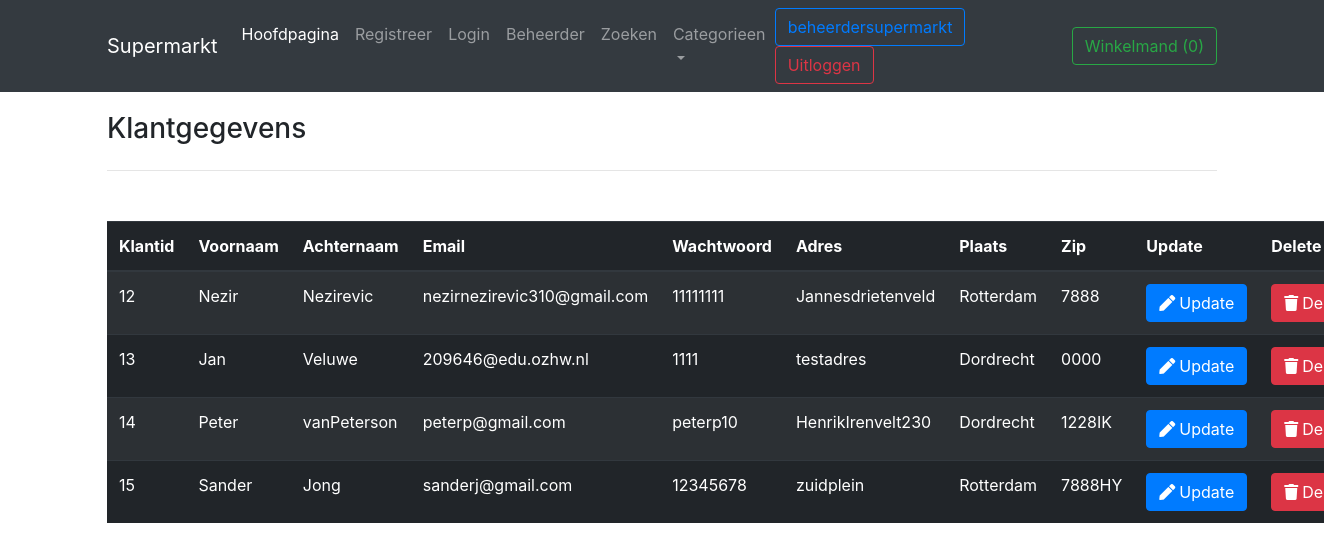
The page /klantgegevens.php (signed in) on the database its author committed.
### tables this page shows
CREATE TABLE `klantgegevens` (
  `klantid` int(100) NOT NULL,
  `voornaam` varchar(255) NOT NULL,
  `achternaam` varchar(255) NOT NULL,
  `email` varchar(255) NOT NULL,
  `wachtwoord` varchar(255) NOT NULL,
  `adres` varchar(255) NOT NULL,
  `plaats` varchar(255) NOT NULL,
  `zip` varchar(255) NOT NULL
);

### count.php (called while the page is built, shortened)
<?php
$count = 0;

### includes/autoload.inc.php (called while the page is built, shortened)
<?php
function myAutoLoader($className)
{
    $path = 'classes/';
    $extension = '.class.php';
    $fileName = $path . $className . $extension;
}

### classes/dbh.class.php (called while the page is built)
<?php
class Dbh
{
    private $host = 'localhost';
    private $user = 'root';
    private $pwd = '';
    private $dbName = 'supermarkt';
    public function connect()
    {
        $dsn = 'mysql:host=' . $this->host . ';dbname=' . $this->dbName;
        $pdo = new PDO($dsn, $this->user, $this->pwd);
        $pdo->setAttribute(PDO::ATTR_DEFAULT_FETCH_MODE, PDO::FETCH_ASSOC);
        return $pdo;
    }
}

### classes/beheerder.class.php (called while the page is built, shortened)
<?php
include_once 'dbh.class.php';
class Beheerder extends Dbh
{
    public function getKlanten()
    {
        $sql = "SELECT * FROM klantgegevens";
        $stmt = $this->connect()->prepare($sql);
        $stmt->execute();
        while ($result = $stmt->fetchAll()) {
            return $result;
        }
    }
}

### klantgegevens.php (the view, shortened to what this page needs)
<?php
include "./includes/autoload.inc.php";
include "./templates/header.php";
?>
<!DOCTYPE html>
<html lang="en">
<head>
    <link rel="stylesheet" href="https://cdnjs.cloudflare.com/ajax/libs/font-awesome/5.15.2/css/all.min.css"
 />
</head>
<body>
    <div class="container">
        <div style="margin-top: 20px">
            <h3>Klantgegevens</h3>
            <hr class="my-4">
        </div>
    </div>
    <div style="margin-top: 50px;" class="d-flex table-data">
        <div class="container">
            <table class="table table-striped table-dark">
                <thead class="thead-dark">
                    <tr>
                        <th>Klantid</th>
                        <th>Voornaam</th>
                        <th>Achternaam</th>
                        <th>Email</th>
                        <th>Wachtwoord</th>
                        <th>Adres</th>
                        <th>Plaats</th>
                        <th>Zip</th>
                        <th>Update</th>
                        <th>Delete</th>
                    </tr>
                </thead>
                <tbody id="tbody">
                    <?php
                    $klanten = new Beheerder();
                    foreach ($klanten->getKlanten() as $klant) { ?>
                    <tr>
                        <td><?php echo $klant['klantid']; ?></td>
                        <td><?php echo $klant['voornaam']; ?></td>
                        <td><?php echo $klant['achternaam']; ?></td>
                        <td><?php echo $klant['email']; ?></td>
                        <td><?php echo $klant['wachtwoord']; ?></td>
                        <td><?php echo $klant['adres']; ?></td>
                        <td><?php echo $klant['plaats']; ?></td>
                        <td><?php echo $klant['zip']; ?></td>
                        <td>
                            <a href="editKlantgegevens.php?klantid=<?php echo $klant['klantid']; ?>"
                                class="btn btn-primary" role="button"><i style="margin-right: 4px"
                                    class="fas fa-pen"></i>Update</a>
                        </td>
                        <td>
                            <a href="klant.process.php?klantid=<?php echo $klant['klantid']; ?>&send=del"
                                class="btn btn-danger" role="button" aria-pressed="true"><i style="margin-right: 4px"
                                    class="fas fa-trash"></i>Delete</a>
                        </td>
                    </tr>
                    <?php
                    }
                    ?>
                </tbody>
            </table>
        </div>
    </div>
</body>
</html>

### templates/header.php (shortened to what this page needs)
<?php
include "./count.php";
?>
<!DOCTYPE html>
<html lang="en">
<head>
    <link rel="stylesheet" href="https://maxcdn.bootstrapcdn.com/bootstrap/4.0.0/css/bootstrap.min.css"
>
</head>
<body>
    <nav class="navbar navbar-expand-lg navbar-dark bg-dark" style="position: sticky; top: 0; z-index: 1000;">
        <div class="container">
            <a class="navbar-brand" href="index.php">Supermarkt</a>
            <div class="collapse navbar-collapse" id="navbarSupportedContent">
                <ul class="navbar-nav mr-auto">
                    <a class="nav-link active" aria-current="page" href="index.php">Hoofdpagina</a>
                    <li class="nav-item">
                        <a class="nav-link" href="register.php">Registreer</a>
                    </li>
                    <li class="nav-item">
                        <a class="nav-link" href="login.php">Login</a>
                    </li>
                    <li class="nav-item">
                        <a class="nav-link" href="beheerder.php">Beheerder</a>
                    </li>
                    <li class="nav-item">
                        <a class="nav-link" href="productZoeken.php">Zoeken</a>
                    </li>
                    <li class="nav-item dropdown">
                        <a class="nav-link dropdown-toggle" href="#" id="navbarDropdown" role="button"
                            data-toggle="dropdown" aria-haspopup="true" aria-expanded="false">
                            Categorieen
                        </a>
                    </li>
                </ul>
                <div>
                    <?php
                    if (isset($_SESSION['gebruikersnaam'])) {
                        echo "<a href='dashboardBeheerder.php' class='btn btn-outline-primary mr-2'>$_SESSION[gebruikersnaam]</a>";
                        echo "<a href='uitloggen.php' class='btn btn-outline-danger mr-2'>Uitloggen</a>";
                    }
                    ?>
                </div>
            </div>
            <div>
                <a href="winkelmand.php" class="btn btn-outline-success">Winkelmand (<?php echo $count; ?>)</a>
            </div>
        </div>
    </nav>
</body>
</html>

### rows shown on the page
klantgegevens: klantid "12", voornaam "Nezir", achternaam "Nezirevic", email "nezirnezirevic310@gmail.com", wachtwoord "11111111", adres "Jannesdrietenveld", plaats "Rotterdam", zip "7888"
klantgegevens: klantid "13", voornaam "Jan", achternaam "Veluwe", email "209646@edu.ozhw.nl", wachtwoord "1111", adres "testadres", plaats "Dordrecht", zip "0000"
klantgegevens: klantid "14", voornaam "Peter", achternaam "vanPeterson", email "peterp@gmail.com", wachtwoord "peterp10", adres "HenrikIrenvelt230", plaats "Dordrecht", zip "1228IK"
klantgegevens: klantid "15", voornaam "Sander", achternaam "Jong", email "sanderj@gmail.com", wachtwoord "12345678", adres "zuidplein", plaats "Rotterdam", zip "7888HY"

### other values the page prints
$_SESSION[gebruikersnaam] "beheerdersupermarkt"
$count "0"
